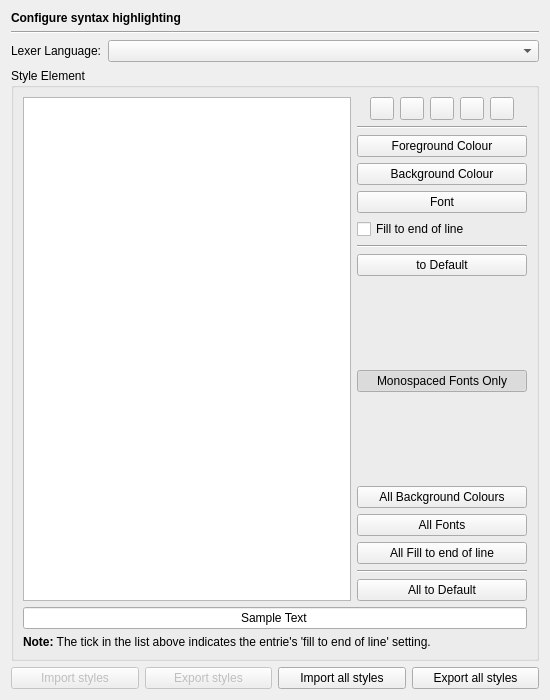
<?xml version="1.0" encoding="UTF-8"?>
<ui version="4.0">
 <class>EditorHighlightingStylesPage</class>
 <widget class="QWidget" name="EditorHighlightingStylesPage">
  <property name="geometry">
   <rect>
    <x>0</x>
    <y>0</y>
    <width>550</width>
    <height>700</height>
   </rect>
  </property>
  <layout class="QVBoxLayout" name="verticalLayout">
   <item>
    <widget class="QLabel" name="headerLabel">
     <property name="text">
      <string>&lt;b&gt;Configure syntax highlighting&lt;/b&gt;</string>
     </property>
    </widget>
   </item>
   <item>
    <widget class="Line" name="line1">
     <property name="frameShape">
      <enum>QFrame::HLine</enum>
     </property>
     <property name="frameShadow">
      <enum>QFrame::Sunken</enum>
     </property>
     <property name="orientation">
      <enum>Qt::Horizontal</enum>
     </property>
    </widget>
   </item>
   <item>
    <layout class="QHBoxLayout">
     <item>
      <widget class="QLabel" name="TextLabel1_3">
       <property name="toolTip">
        <string/>
       </property>
       <property name="text">
        <string>Lexer Language:</string>
       </property>
       <property name="buddy">
        <cstring></cstring>
       </property>
      </widget>
     </item>
     <item>
      <widget class="QComboBox" name="lexerLanguageComboBox">
       <property name="sizePolicy">
        <sizepolicy hsizetype="Expanding" vsizetype="Fixed">
         <horstretch>0</horstretch>
         <verstretch>0</verstretch>
        </sizepolicy>
       </property>
       <property name="toolTip">
        <string>Select the lexer language to be configured.</string>
       </property>
      </widget>
     </item>
    </layout>
   </item>
   <item>
    <widget class="QGroupBox" name="styleGroup">
     <property name="title">
      <string>Style Element</string>
     </property>
     <layout class="QGridLayout" name="gridLayout">
      <item row="0" column="0">
       <widget class="QTreeWidget" name="styleElementList">
        <property name="sizePolicy">
         <sizepolicy hsizetype="Expanding" vsizetype="Expanding">
          <horstretch>2</horstretch>
          <verstretch>0</verstretch>
         </sizepolicy>
        </property>
        <property name="selectionMode">
         <enum>QAbstractItemView::ExtendedSelection</enum>
        </property>
        <property name="rootIsDecorated">
         <bool>false</bool>
        </property>
        <property name="itemsExpandable">
         <bool>false</bool>
        </property>
        <property name="headerHidden">
         <bool>true</bool>
        </property>
        <column>
         <property name="text">
          <string notr="true">1</string>
         </property>
        </column>
       </widget>
      </item>
      <item row="0" column="1">
       <layout class="QVBoxLayout" name="verticalLayout_2">
        <item>
         <layout class="QHBoxLayout" name="horizontalLayout_2">
          <item>
           <spacer name="horizontalSpacer">
            <property name="orientation">
             <enum>Qt::Horizontal</enum>
            </property>
            <property name="sizeHint" stdset="0">
             <size>
              <width>13</width>
              <height>20</height>
             </size>
            </property>
           </spacer>
          </item>
          <item>
           <widget class="QToolButton" name="defaultSubstylesButton">
            <property name="toolTip">
             <string>Press to set all sub-styles to default values</string>
            </property>
           </widget>
          </item>
          <item>
           <widget class="QToolButton" name="addSubstyleButton">
            <property name="toolTip">
             <string>Press to add a sub-style to the selected style</string>
            </property>
           </widget>
          </item>
          <item>
           <widget class="QToolButton" name="deleteSubstyleButton">
            <property name="toolTip">
             <string>Press to to delete the selected sub-style</string>
            </property>
           </widget>
          </item>
          <item>
           <widget class="QToolButton" name="editSubstyleButton">
            <property name="toolTip">
             <string>Press to edit the selected sub-style</string>
            </property>
           </widget>
          </item>
          <item>
           <widget class="QToolButton" name="copySubstyleButton">
            <property name="toolTip">
             <string>Press to copy the selected sub-style</string>
            </property>
           </widget>
          </item>
          <item>
           <spacer name="horizontalSpacer_2">
            <property name="orientation">
             <enum>Qt::Horizontal</enum>
            </property>
            <property name="sizeHint" stdset="0">
             <size>
              <width>13</width>
              <height>20</height>
             </size>
            </property>
           </spacer>
          </item>
         </layout>
        </item>
        <item>
         <widget class="Line" name="line_3">
          <property name="orientation">
           <enum>Qt::Horizontal</enum>
          </property>
         </widget>
        </item>
        <item>
         <widget class="QPushButton" name="foregroundButton">
          <property name="toolTip">
           <string>Select the foreground colour.</string>
          </property>
          <property name="text">
           <string>Foreground Colour</string>
          </property>
         </widget>
        </item>
        <item>
         <widget class="QPushButton" name="backgroundButton">
          <property name="toolTip">
           <string>Select the background colour.</string>
          </property>
          <property name="text">
           <string>Background Colour</string>
          </property>
         </widget>
        </item>
        <item>
         <widget class="QPushButton" name="fontButton">
          <property name="toolTip">
           <string>Select the font.</string>
          </property>
          <property name="text">
           <string>Font</string>
          </property>
         </widget>
        </item>
        <item>
         <widget class="QCheckBox" name="eolfillCheckBox">
          <property name="toolTip">
           <string>Select end of line fill.</string>
          </property>
          <property name="text">
           <string>Fill to end of line</string>
          </property>
         </widget>
        </item>
        <item>
         <widget class="Line" name="line">
          <property name="orientation">
           <enum>Qt::Horizontal</enum>
          </property>
         </widget>
        </item>
        <item>
         <widget class="QPushButton" name="defaultButton">
          <property name="toolTip">
           <string>Press to set the current style to its default values</string>
          </property>
          <property name="text">
           <string>to Default</string>
          </property>
         </widget>
        </item>
        <item>
         <spacer name="spacer">
          <property name="orientation">
           <enum>Qt::Vertical</enum>
          </property>
          <property name="sizeHint" stdset="0">
           <size>
            <width>20</width>
            <height>43</height>
           </size>
          </property>
         </spacer>
        </item>
        <item>
         <widget class="QPushButton" name="monospacedButton">
          <property name="toolTip">
           <string>Press to show only monospaced fonts</string>
          </property>
          <property name="text">
           <string>Monospaced Fonts Only</string>
          </property>
          <property name="checkable">
           <bool>true</bool>
          </property>
          <property name="checked">
           <bool>true</bool>
          </property>
         </widget>
        </item>
        <item>
         <spacer>
          <property name="orientation">
           <enum>Qt::Vertical</enum>
          </property>
          <property name="sizeHint" stdset="0">
           <size>
            <width>20</width>
            <height>38</height>
           </size>
          </property>
         </spacer>
        </item>
        <item>
         <widget class="QPushButton" name="allBackgroundColoursButton">
          <property name="toolTip">
           <string>Select the background colour for all styles</string>
          </property>
          <property name="text">
           <string>All Background Colours</string>
          </property>
         </widget>
        </item>
        <item>
         <widget class="QPushButton" name="allFontsButton">
          <property name="toolTip">
           <string>Select the font for all styles.</string>
          </property>
          <property name="text">
           <string>All Fonts</string>
          </property>
         </widget>
        </item>
        <item>
         <widget class="QPushButton" name="allEolFillButton">
          <property name="toolTip">
           <string>Select the eol fill for all styles</string>
          </property>
          <property name="text">
           <string>All Fill to end of line</string>
          </property>
         </widget>
        </item>
        <item>
         <widget class="Line" name="line_2">
          <property name="orientation">
           <enum>Qt::Horizontal</enum>
          </property>
         </widget>
        </item>
        <item>
         <widget class="QPushButton" name="allDefaultButton">
          <property name="toolTip">
           <string>Press to set all styles to their default values</string>
          </property>
          <property name="text">
           <string>All to Default</string>
          </property>
         </widget>
        </item>
       </layout>
      </item>
      <item row="1" column="0" colspan="2">
       <widget class="QLineEdit" name="sampleText">
        <property name="focusPolicy">
         <enum>Qt::NoFocus</enum>
        </property>
        <property name="text">
         <string>Sample Text</string>
        </property>
        <property name="alignment">
         <set>Qt::AlignHCenter</set>
        </property>
        <property name="readOnly">
         <bool>true</bool>
        </property>
       </widget>
      </item>
      <item row="2" column="0" colspan="2">
       <widget class="QLabel" name="label">
        <property name="text">
         <string>&lt;b&gt;Note:&lt;/b&gt; The tick in the list above indicates the entrie's 'fill to end of line' setting.</string>
        </property>
        <property name="wordWrap">
         <bool>true</bool>
        </property>
       </widget>
      </item>
     </layout>
    </widget>
   </item>
   <item>
    <layout class="QHBoxLayout" name="horizontalLayout">
     <item>
      <widget class="QPushButton" name="importCurrentButton">
       <property name="enabled">
        <bool>false</bool>
       </property>
       <property name="toolTip">
        <string>Imports all styles of the currently selected language</string>
       </property>
       <property name="text">
        <string>Import styles</string>
       </property>
      </widget>
     </item>
     <item>
      <widget class="QPushButton" name="exportCurrentButton">
       <property name="enabled">
        <bool>false</bool>
       </property>
       <property name="toolTip">
        <string>Exports all styles of the currently selected language</string>
       </property>
       <property name="text">
        <string>Export styles</string>
       </property>
      </widget>
     </item>
     <item>
      <widget class="QPushButton" name="importAllButton">
       <property name="toolTip">
        <string>Imports all styles of all languages</string>
       </property>
       <property name="text">
        <string>Import all styles</string>
       </property>
      </widget>
     </item>
     <item>
      <widget class="QPushButton" name="exportAllButton">
       <property name="toolTip">
        <string>Exports all styles of all languages</string>
       </property>
       <property name="text">
        <string>Export all styles</string>
       </property>
      </widget>
     </item>
    </layout>
   </item>
  </layout>
 </widget>
 <tabstops>
  <tabstop>lexerLanguageComboBox</tabstop>
  <tabstop>styleElementList</tabstop>
  <tabstop>defaultSubstylesButton</tabstop>
  <tabstop>addSubstyleButton</tabstop>
  <tabstop>deleteSubstyleButton</tabstop>
  <tabstop>editSubstyleButton</tabstop>
  <tabstop>copySubstyleButton</tabstop>
  <tabstop>foregroundButton</tabstop>
  <tabstop>backgroundButton</tabstop>
  <tabstop>fontButton</tabstop>
  <tabstop>eolfillCheckBox</tabstop>
  <tabstop>defaultButton</tabstop>
  <tabstop>monospacedButton</tabstop>
  <tabstop>allBackgroundColoursButton</tabstop>
  <tabstop>allFontsButton</tabstop>
  <tabstop>allEolFillButton</tabstop>
  <tabstop>allDefaultButton</tabstop>
  <tabstop>importCurrentButton</tabstop>
  <tabstop>exportCurrentButton</tabstop>
  <tabstop>importAllButton</tabstop>
  <tabstop>exportAllButton</tabstop>
 </tabstops>
 <resources/>
 <connections/>
</ui>
